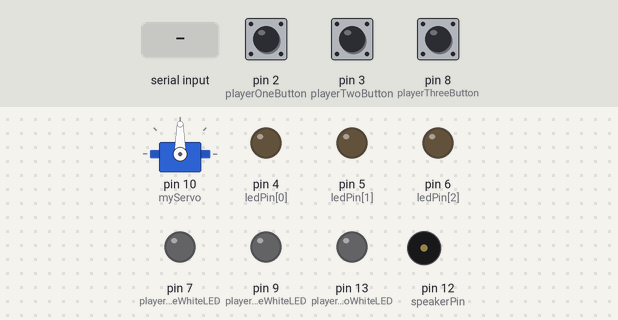
This sketch was run on a simulated Arduino Uno, built with avr-gcc and run on an emulated ATmega328P. Shown: servo, output pins drawn as LEDs (lit = HIGH), buzzer (waves = sounding). Dashed ring = blinking. Inputs (shaded band) come from the test bench; at power-on: pin 8 (playerThreeButton) HIGH, pin 2 (playerOneButton) HIGH, pin 3 (playerTwoButton) HIGH. Random numbers use the default seed unless the sketch sets one; what the sketch prints to the serial monitor is not drawn.

Above: at 1.2 s.
1.3 s: "90,45\n" received over Serial
At 1.7 s:
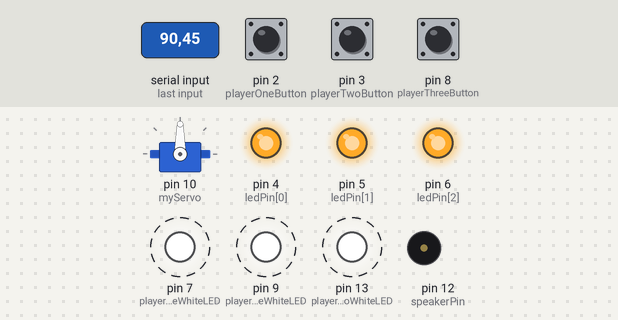
4.3 s: pin 8 (playerThreeButton) pulsed LOW 5 times (0.12 s each, 0.3 s apart)
At 6.7 s:
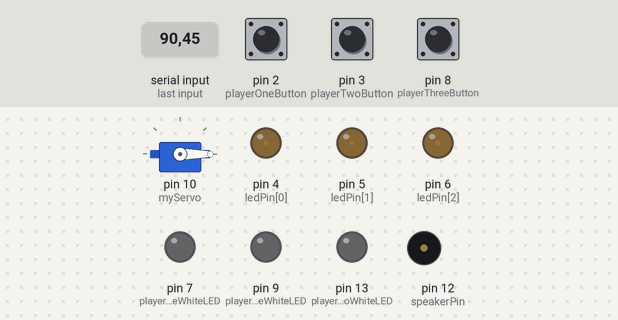
7.3 s: pin 8 (playerThreeButton) pulled LOW for 0.15 s
At 7.9 s:
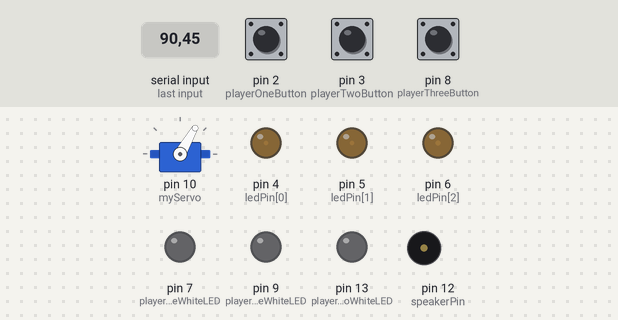
8.9 s: pin 2 (playerOneButton) pulsed LOW 5 times (0.12 s each, 0.3 s apart)
At 11.1 s:
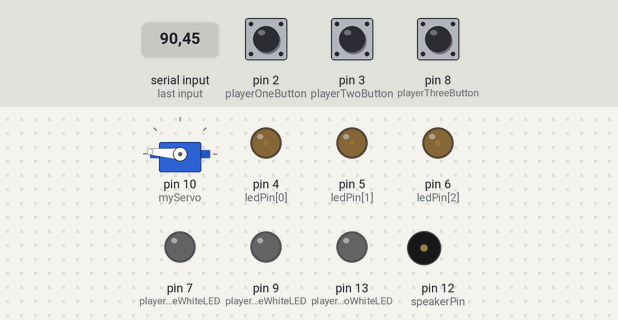
11.9 s: pin 2 (playerOneButton) pulled LOW for 0.15 s
At 12.5 s:
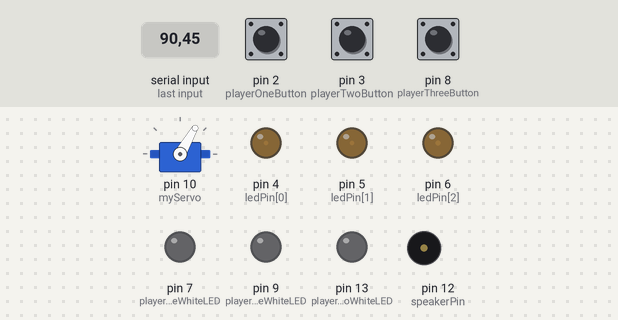
Timing chart, 0 to 14.5 s (numbered marks = the images above; inputs shaded):
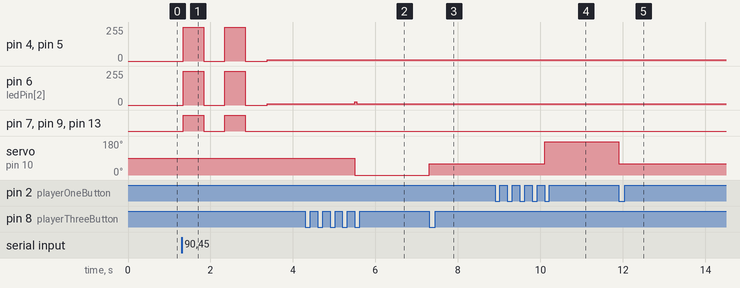

The sketch:

SourceCode.ino
```cpp
#include <Servo.h>
/*Library source code zip file included in submission*/
#include <PinChangeInt.h>

Servo myServo;
int pos; //servo position

int speakerPin = 12;
int length = 2;

// assign LEDs and button to pins
int ledPin[] = {4,5,6};
int playerOneButton = 2, playerTwoButton = 3, playerThreeButton = 8;
int playerOneWhiteLED = 9, playerTwoWhiteLED = 13, playerThreeWhiteLED = 7;

// declare variables
int delayTime, delayTimeHigher, delayTimeLower;// time delay between lights on/off
int randNumber;
int difficulty;
bool firstGame = true;
int playerOneWhiteLEDOn, playerTwoWhiteLEDOn, playerThreeWhiteLEDOn;
int volatile playerOneScore = 0, playerTwoScore = 0, playerThreeScore = 0;
boolean playerOneButtonState = LOW, playerTwoButtonState = LOW, playerThreeButtonState = LOW;
int playerOneMisClicks = 0, playerTwoMisClicks = 0, playerThreeMisClicks = 0, maxMisClicks;
boolean gameOver = false, isClicked = false, settingUpGame = true;
void playerInput();
void updateScore();

//play the appropriate tone
void playTone(int myTone) {
  tone(speakerPin, myTone);
}

//Initialize the position of the servo
void setUpServo() {
  pos = 90;
  myServo.attach(10);
  myServo.write(pos);
}

//setup interrupt, button input and LED outputs
void setup() {
  Serial.begin(9600);
  Serial.println("Welcome to Wack-A-Mole");
  Serial.println("‾‾‾‾‾‾‾‾‾‾‾‾‾‾‾‾‾‾‾‾‾‾‾‾‾");

  setUpServo();
  attachInterrupt(digitalPinToInterrupt(playerOneButton), playerInput, FALLING); // specify interrupt routine for P1
  attachInterrupt(digitalPinToInterrupt(playerTwoButton), playerInput, FALLING); // specify interrupt routine for P2
  attachPinChangeInterrupt(playerThreeButton, playerInput, FALLING); //specify interrupt routine for P3 using library (specified above)
  for (int i=0; i<3; i++){
    pinMode(ledPin[i], OUTPUT);
  }
  pinMode(playerOneButton, INPUT);
  pinMode(playerTwoButton, INPUT);
  pinMode(playerThreeButton, INPUT);
  pinMode(playerOneWhiteLED, OUTPUT);
  pinMode(playerTwoWhiteLED, OUTPUT);
  pinMode(playerThreeWhiteLED, OUTPUT);

}

//use of a servo to determine who is winning in two player mode
void updateServo() {
  if (playerOneScore > playerTwoScore && playerOneScore > playerThreeScore) { //player 1 winning
    pos = 176; //(180 causes servo to vibrate)
    myServo.write(pos);
  }
  else if (playerTwoScore > playerOneScore && playerTwoScore > playerThreeScore) { //player 2 winning
    pos = 90;
    myServo.write(pos);
  }
  else if (playerThreeScore > playerOneScore && playerThreeScore > playerTwoScore) { //player 3 winning
    pos = 0;
    myServo.write(pos);
  }
  else { //draw
    myServo.write(60);
  }
}

//display score and if a player wins game
void printScore() {
  if (playerOneScore < 10 && playerTwoScore < 10 && playerThreeScore < 10) {
    Serial.print(playerOneScore);
    Serial.print("     ");
    Serial.print(playerTwoScore);
    Serial.print("     ");
    Serial.print(playerThreeScore);
    Serial.println();
  }
  else {
      if (playerOneScore == 10) {
       Serial.println("Player one wins!");
       gameOver = true;
     }
     else if (playerTwoScore == 10) {
       Serial.println("Player two wins!");
       gameOver = true;
     }
     else if (playerThreeScore == 10) {
      Serial.println("Player three wins!");
      gameOver = true;
     }
  }
}

//loop through all lights to change state
void accessAllLights(int lightState) {
  for (int i=0; i<3; i++) {
    digitalWrite(ledPin[i], lightState);
  }
  digitalWrite(playerOneWhiteLED, lightState);
  digitalWrite(playerTwoWhiteLED, lightState);
  digitalWrite(playerThreeWhiteLED, lightState);
}

//display welcome message
void gameStartDisplay() {
  Serial.println("Let the games begin!");
  Serial.println("P1    P2    P3");
  for (int count = 0; count<2; count++) {
    accessAllLights(HIGH); //Turning all lights on
    delay(500);
    accessAllLights(LOW); //Turning all lights off
    delay(500);
  }
}

//check the end game condition
bool checkEndGame(bool gameOver) {
  if (gameOver == true) {
    return true;
  }
  else {
    return false;
  }
}

//initialising variables before game
void initialiseGame() {
  playerOneScore = 0;
  playerTwoScore = 0;
  playerThreeScore = 0;
  gameOver = false;
  settingUpGame = true;
}

//Loop through the flashing lights and then reset the game as the game is over
void endGameLoop() {
  for (int count = 0; count<3; count++) {
      accessAllLights(HIGH);
      delay(1000);
      accessAllLights(LOW);
      delay(1000);
  }
  initialiseGame();
}

//depending on which difficulty the user chooses the delayTime will vary
void lightDelay() {
  if (difficulty == 3) {
    delayTime = random(delayTimeLower,delayTimeHigher); //hard difficulty randomises delay
  }
  delay(delayTime);
}

//display the options of dificulty availiable to the user
void difficuiltyMenu() {
  Serial.println("1) Easy");
  Serial.println("2) Medium");
  Serial.println("3) Hard");
}

//displays information about difficuily selected
void printDifficultyDetails() {
  Serial.println();
  if (difficulty == 3) {
    Serial.print("Difficulty set to hard.");
    Serial.println();
    Serial.print("Delay time set between ");
    Serial.print(delayTimeHigher);
    Serial.print("ms and ");
    Serial.print(delayTimeLower);
    Serial.print("ms.");
    Serial.println();
    Serial.print("Maximum misclicks are set to ");
    Serial.print(maxMisClicks);
    Serial.print(".");
    Serial.println();
    Serial.print("The delays have been randomised.");
  }
  else {
    if (difficulty == 1) {
      Serial.print("Difficulty set to easy");
    }
    else if (difficulty == 2) {
      Serial.print("Difficulty set to medium");
    }
    Serial.println();
    Serial.print("Delay time set to ");
    Serial.print(delayTime);
    Serial.print("ms. ");
    Serial.println();
    Serial.print("Maximum misclicks are set to ");
    Serial.print(maxMisClicks);
    Serial.print(".");
  }
  Serial.println();
  Serial.println();
}

//user inputs the difficulty of their choice
int setDifficulty() {
  difficuiltyMenu();
  while (Serial.available() == 0) {}
  difficulty = Serial.parseInt();

  if (difficulty == 1) {
    delayTime = 1000;
    maxMisClicks = 8;
  }
  else if (difficulty == 2) {
    delayTime  = 700;
    maxMisClicks = 4;
  }
  else if (difficulty == 3) {
    delayTimeHigher = 700;
    delayTimeLower = 300;
    maxMisClicks = 2;
  }
  printDifficultyDetails();
  firstGame = false;
}


//run main program loop
void loop() {
  if (settingUpGame) {
    if (firstGame == true) {
      setDifficulty();
    }
    gameStartDisplay();
    settingUpGame = false;
  }

  randNumber = random(3); //select a random led number
  digitalWrite(ledPin[randNumber], HIGH); // light the LED with this number

  //accomodating for if the white light is off and the piezzo is on turn the piezzo off

  noTone(speakerPin);
  lightDelay(); //delay light on

  digitalWrite(ledPin[randNumber], LOW);
  isClicked = false;

  playerOneWhiteLEDOn = digitalRead(playerOneWhiteLED);
  playerTwoWhiteLEDOn = digitalRead(playerTwoWhiteLED);
  playerThreeWhiteLEDOn = digitalRead(playerThreeWhiteLED);

  //if whiteLED on = turn it off
  //then turn off the piezzo as it was called on in the interrupt
  if(playerOneWhiteLEDOn == HIGH) {
    digitalWrite(playerOneWhiteLED, LOW);
    noTone(speakerPin);
  }
  if (playerTwoWhiteLEDOn == HIGH) {
    digitalWrite(playerTwoWhiteLED, LOW);
    noTone(speakerPin);
  }
  if (playerThreeWhiteLEDOn == HIGH) {
    digitalWrite(playerThreeWhiteLED, LOW);
    noTone(speakerPin);
  }

  lightDelay(); //delay light off

  if(checkEndGame(gameOver) == true) { //reset
    noTone(speakerPin);
    endGameLoop();
    delay(2000);
  }
}

/*Avoids multiple button triggers*/
/*Function referenced as 1) in report*/
boolean debounceButton(boolean buttonState, int playerButton) {
  boolean stateNow = digitalRead(playerButton);
  if (buttonState != stateNow) {
    delay(2);
    stateNow = digitalRead(playerButton);
  }
}

void updateScore() {
  //check if the LED is on as well as the change in button state to accomodate for debouncing.
  //If a player reaches the button first is clicked is equal to true meaning that the other player cant score the piont ensuring no draws.
  if((digitalRead(ledPin[randNumber]) == HIGH) && (debounceButton(playerOneButtonState, playerOneButton) == LOW)) {
     playerOneScore++;
     playTone(330); //correct click tone played
     digitalWrite(playerOneWhiteLED, HIGH);
     playerOneButtonState=HIGH;
     printScore();
     updateServo();
     isClicked = true;
   }

   //check if the LED is off as well as the change in button state to accomodate for debouncing, check if someone clicked at the wrong time and incremnt misclicks.
   else if ((digitalRead(ledPin[randNumber]) == LOW) && (debounceButton(playerOneButtonState, playerOneButton) == LOW)) {
     if (playerOneMisClicks == maxMisClicks) { //if too many misclicks decrement score by one
       if (playerOneScore != 0) {
         playerOneScore--;
         Serial.println("Player ONE clicked too many times!");
         printScore();
         updateServo();
       }
       playerOneMisClicks = 0; //reset misclicks
     }
     else {
      playTone(261); //incorrect click tone played
      playerOneMisClicks++;
     }
   }

   //same as above for player 2
   if((digitalRead(ledPin[randNumber]) == HIGH) && (debounceButton(playerTwoButtonState, playerTwoButton) == LOW)) {
       playerTwoScore++;
       playTone(330);
       digitalWrite(playerTwoWhiteLED, HIGH);
       playerTwoButtonState=HIGH;
       printScore();
       updateServo();
       isClicked = true;
   }
   //same as above for player 2
   else if ((digitalRead(ledPin[randNumber]) == LOW) && (debounceButton(playerTwoButtonState, playerTwoButton) == LOW)) {
     if (playerTwoMisClicks == maxMisClicks) {
       if (playerTwoScore != 0) {
         playerTwoScore--;
         Serial.println("Player TWO clicked too many times!");
         printScore();
         updateServo();
       }
       playerTwoMisClicks = 0;
     }
     else {
       playTone(261);
      playerTwoMisClicks++;
     }
   }

   //same as above for player 3
   if((digitalRead(ledPin[randNumber]) == HIGH) && (debounceButton(playerThreeButtonState, playerThreeButton) == LOW)) {
       playerThreeScore++;
       playTone(330);
       digitalWrite(playerThreeWhiteLED, HIGH);
       playerThreeButtonState=HIGH;
       printScore();
       updateServo();
       isClicked = true;
   }

   //same as above for player 3
   else if ((digitalRead(ledPin[randNumber]) == LOW) && (debounceButton(playerThreeButtonState, playerThreeButton) == LOW)) {
     if (playerThreeMisClicks == maxMisClicks) {
       if (playerThreeScore != 0) {
         playerThreeScore--;
         Serial.println("Player THREE clicked too many times!");
         printScore();
         updateServo();
       }
       playerThreeMisClicks = 0;
     }
     else {
       playTone(261);
      playerThreeMisClicks++;
     }
   }
}

//interrupt function
void playerInput() {
  //encapsulating everything from player input only update score if the game is set up and someone hasn't already scored the point for the light
  if ((settingUpGame == false) && (isClicked == false) && (playerOneScore!=10) && (playerTwoScore != 10) && (playerThreeScore != 10)) {
    updateScore();
  }
}
```

Measured:
- after the input at 1.3 s, pin 4 (ledPin[0]), pin 5 (ledPin[1]): 0/255 → 255/255 at once, → 0/255 0.50 s later, → 255/255 0.50 s later, → 0/255 0.50 s later, … (5 changes in this stretch)
- after the input at 4.3 s, pin 6 (ledPin[2]): 9/255 → 11/255 after 1.2 s; servo on pin 10 (myServo): 90° → 0° after 1.2 s
- after the input at 7.3 s, servo on pin 10 (myServo): 0° → 60° at once
- after the input at 8.9 s, servo on pin 10 (myServo): 60° → 176° after 1.2 s
- after the input at 11.9 s, servo on pin 10 (myServo): 176° → 60° at once
